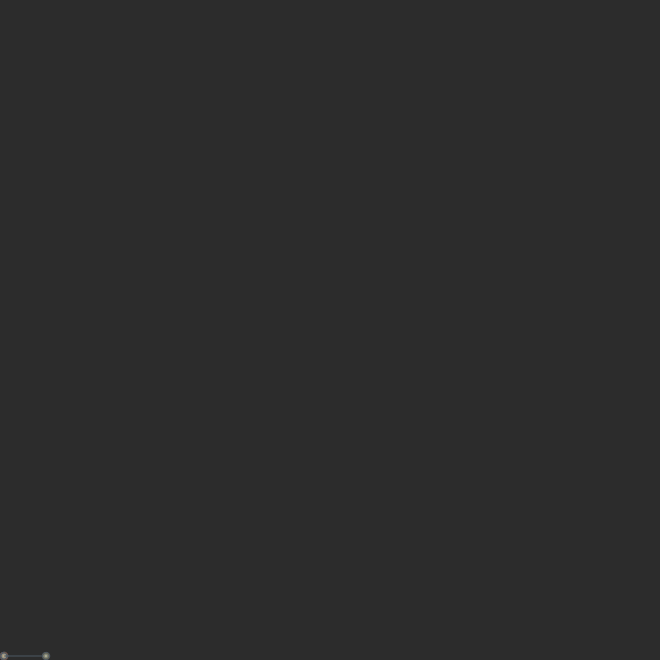
Frame 1 (no input)
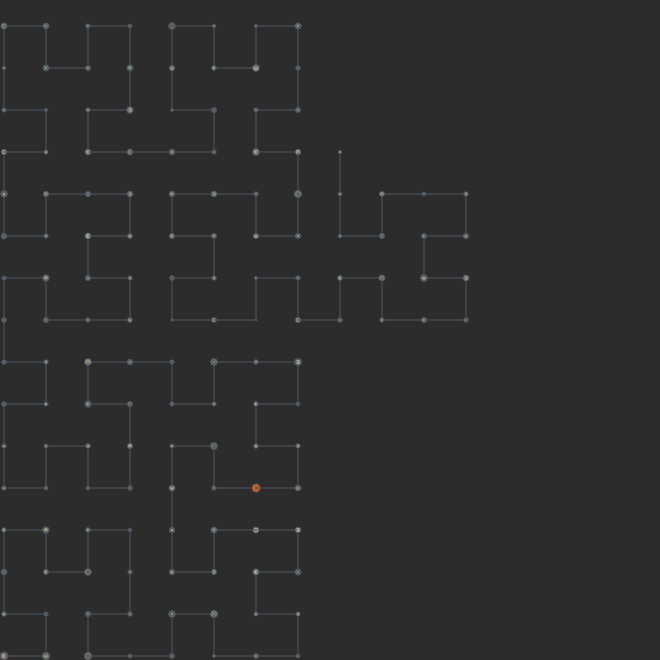
Frame 60 (no input)
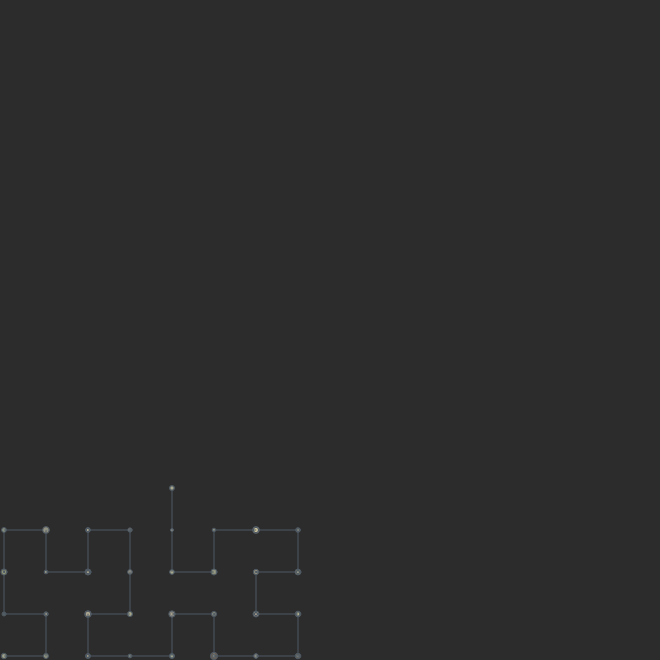
Frame 120 (the mouse pressed at the canvas centre since frame 60)

The p5.js sketch that drew these frames (run headless with seeded random() and noise() and a simulated clock; from frame 60 on, the mouse is pressed at the canvas centre):

// p5.js sketch
// ── sketch.js
// TURTLE STUFF:
var x, y; // the current position of the turtle
var currentangle = 0; // which way the turtle is pointing
var step = 20; // how much the turtle moves with each 'F'
var angle = 90; // how much the turtle turns with a '-' or '+'
var x0 = 4;
var y0 = 4;

//faster with fix declaration
let r,g,b,a,radius;
let redpoint = true;

// Rulers
let dims;
let outs;
let outdim;
let pos;
let outpos;

// LINDENMAYER STUFF (L-SYSTEMS)
var thestring = 'A'; // "axiom" or start of the string
var numloops = 4; // how many iterations to pre-compute
var sizes = [600,598,210,92,42,20,10,5,2]
var step = sizes[numloops]
var therules = []; // array for rules
therules[0] = ['A', '-BF+AFA+FB-']; // first rule
therules[1] = ['B', '+AF-BFB-FA+']; // second rule

var whereinstring = 0; // where in the L-system are we?

function setup() {
  createCanvas(660, 660);

  stroke(77, 88, 99, 255);

  dims = createSlider(1, 7, 4);
  dims.position(680,150);
  outdim = createElement('div', '');
  outdim.position(680, 130);
  outdim.style('font-size: 24px; color: gray');
  outs="N = "+dims.value();
  outdim.html(outs);


  pos = createSlider(1, 100, 14);
  pos.position(680,250);
  outpos = createElement('div', '');
  outpos.position(680, 230);
  outpos.style('font-size: 24px; color: gray');
  outs="t = "+pos.value()/100.0;
  outpos.html(outs);


  computeLSystem();

}

function draw() {

  for (var i = 0; i < 2*numloops; i++) {
  // draw the current character in the string:
  drawIt(thestring[whereinstring]);

  // Point close to position?
  if (Math.abs(whereinstring/thestring.length-pos.value()/100.0)< 1.1/thestring.length){
    redpoint = true;
  } else {
    redpoint = false;
  }

  // increment the point for where we're reading the string.
  // wrap around at the end.
  whereinstring++;

  if (dims.value() !== numloops){
    computeLSystem();
  }

  outs="t = "+pos.value()/100.0;
  outpos.html(outs);

  if (whereinstring > thestring.length-1)
    {
      initRoundValues()
    }
  }

}

// interpret an L-system
function lindenmayer(s) {
  var outputstring = ''; // start a blank output string

  // iterate through 'therules' looking for symbol matches:
  for (var i = 0; i < s.length; i++) {
    var ismatch = 0; // by default, no match
    for (var j = 0; j < therules.length; j++) {
      if (s[i] == therules[j][0])  {
        outputstring += therules[j][1]; // write substitution
        ismatch = 1; // we have a match, so don't copy over symbol
        break; // get outta this for() loop
      }
    }
    // if nothing matches, just copy the symbol over.
    if (ismatch == 0) outputstring+= s[i];
  }

  return outputstring; // send out the modified string
}


function initRoundValues(){
  background(44);
  x = x0;
  y = height-y0;
  whereinstring =0;
  currentangle = 0;
}



function computeLSystem(){
  numloops = dims.value();
  step = sizes[numloops];
  thestring = 'A';
  outs="N = "+dims.value();
  outdim.html(outs);

  // COMPUTE THE L-SYSTEM
  for (var i = 0; i < numloops; i++) {
    thestring = lindenmayer(thestring);
  }

  initRoundValues();
}
// this is a custom function that draws turtle commands
function drawIt(k) {

  if (k=='F') { // draw forward
    // polar to cartesian based on step and currentangle:
    var x1 = x + step*cos(radians(currentangle));
    var y1 = y + step*sin(radians(currentangle));
    line(x, y, x1, y1); // connect the old and the new

    // update the turtle's position:
    x = x1;
    y = y1;
  } else if (k == '+') {
    currentangle += angle; // turn left
  } else if (k == '-') {
    currentangle -= angle; // turn right
  }

  // give me some random color values:
  r = random(248, 255);
  g = random(220, 255);
  b = random(190, 180);
  a = random(70, 100);


  // pick a gaussian (D&D) distribution for the radius:
  radius = 0;
  radius += random(0, 15);
  radius += random(0, 15);
  radius = radius/4;

  if (redpoint){
    r=255;
    g=90;
    b=0;
    a=200;
    radius=8;
  }

  // draw the stuff:
  fill(r, g, b, a);
  ellipse(x, y, radius, radius);
}
